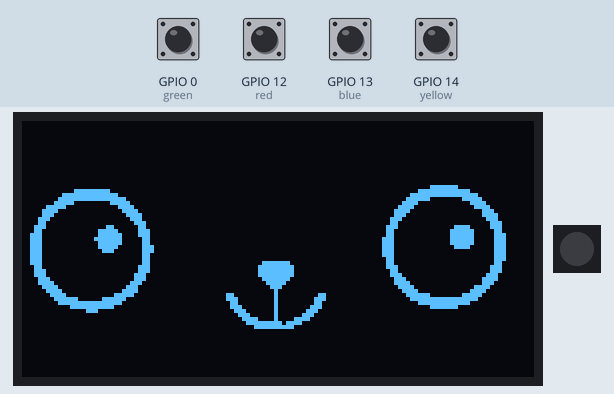
A program run on a simulated ESP8266 board running MicroPython. Parts: 128×64 one-colour display, 1 RGB LEDs in strip order, left to right. The test bench sets the inputs (shaded band); at power-on: GPIO 0 (green), GPIO 12 (red), GPIO 13 (blue), GPIO 14 (yellow) HIGH. What the program prints to the serial console is not drawn.

Above: at 1.2 s.
1.3 s: GPIO 0 (green) pulled LOW for 0.15 s
At 1.42 s:
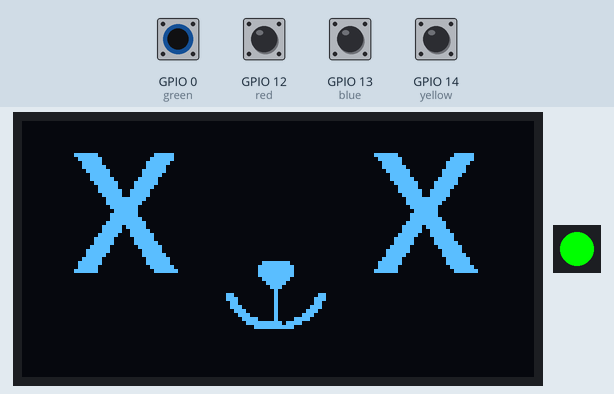
2.9 s: GPIO 12 (red) pulled LOW for 1 s
At 3.7 s:
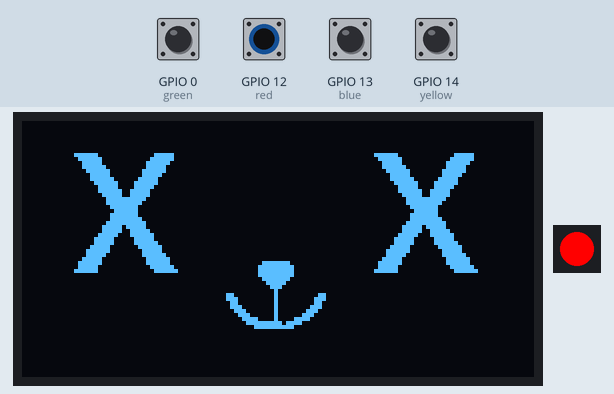
5.4 s: GPIO 13 (blue) pulled LOW for 1 s
At 6.0 s:
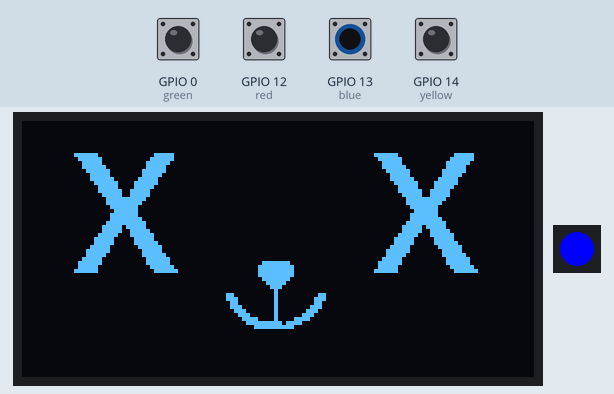
7.9 s: GPIO 14 (yellow) pulled LOW for 0.15 s
At 8.01 s:
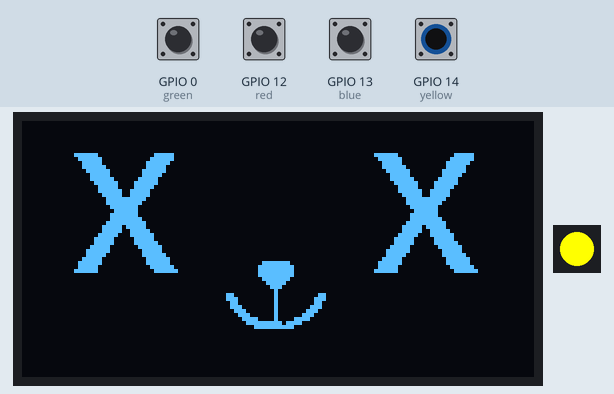
Timing chart, 0 to 10.5 s (numbered marks = the images above; inputs shaded):
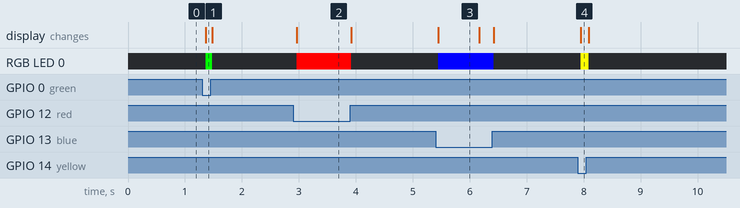

Measured:
- after the input at 1.3 s, RGB LED 0: off → RGB(0, 255, 0) after 0.07 s, → off 0.11 s later; the display: changes after 0.07 s (image 1)
- after the input at 2.9 s, RGB LED 0: off → RGB(255, 0, 0) after 0.06 s, → off 0.96 s later; the display: changes after 0.06 s (image 2)
- after the input at 5.4 s, RGB LED 0: off → RGB(0, 0, 255) after 0.05 s, → off 0.98 s later; the display: changes after 0.05 s (image 3)
- after the input at 7.9 s, RGB LED 0: off → RGB(255, 255, 0) after 0.05 s, → off 0.14 s later; the display: changes after 0.05 s (image 4)
- what the display in image 3 shows lasts 0.8 s, from 5.4 s to 6.2 s

The program:

EverythingTest.py
```python
# Neopixel Button & Screen Test for the Wi-Fi Nugget in Micropython
# By Kody Kinzie @Skicka
from machine import Pin, I2C
from neopixel import NeoPixel
import sh1106
import framebuf

i2c = I2C(scl=Pin(5), sda=Pin(4), freq=400000)  # Assign GPIO pins 5 and 4 to i2c connection
display = sh1106.SH1106_I2C(128, 64, i2c, Pin(16), 0x3c, rotate=180)  # Define display resolution and rotate it
display.sleep(False)  # Turn on the display
display.fill(0)  # Erase display

print("EverythingTest") # prints data to console; useful for debugging

def dead():  # a very sad pic of a dead nug
    fb = framebuf.FrameBuffer(bytearray(
    b'\x00\x00\x00\x00\x00\x00\x00\x00\x00\x00\x00\x00\x00\x00\x00\x00\x00\x00\x00\x00\x00\x00\x00\x00\x00\x00\x00\x00\x00\x00\x00\x00'
    b'\x00\x00\x00\x00\x00\x00\x00\x00\x00\x00\x00\x00\x00\x00\x00\x00\x00\x00\x00\x00\x00\x00\x00\x00\x00\x00\x00\x00\x00\x00\x00\x00'
    b'\x00\x00\x00\x00\x00\x00\x00\x00\x00\x00\x00\x00\x00\x00\x00\x00\x00\x00\x00\x00\x00\x00\x00\x00\x00\x00\x00\x00\x00\x00\x00\x00'
    b'\x00\x00\x00\x00\x00\x00\x00\x00\x00\x00\x00\x00\x00\x00\x00\x00\x00\x00\x00\x00\x00\x00\x00\x00\x00\x00\x00\x00\x00\x00\x00\x00'
    b'\x00\x00\x00\x00\x00\x00\x00\x00\x00\x01\x03\x0f\x1f\x7f\xff\xfe\xf8\xf0\xc0\x80\x00\x00\x00\x00\x80\xc0\xf0\xfc\xfe\xff\x3f\x1f'
    b'\x07\x03\x00\x00\x00\x00\x00\x00\x00\x00\x00\x00\x00\x00\x00\x00\x00\x00\x00\x00\x00\x00\x00\x00\x00\x00\x00\x00\x00\x00\x00\x00'
    b'\x00\x00\x00\x00\x00\x00\x00\x00\x00\x00\x00\x00\x00\x00\x00\x00\x00\x00\x00\x00\x01\x03\x0f\x1f\x7f\xff\xfe\xf8\xf0\xc0\x80\x00'
    b'\x00\x00\x00\x80\xc0\xf0\xfc\xfe\xff\x3f\x1f\x07\x03\x00\x00\x00\x00\x00\x00\x00\x00\x00\x00\x00\x00\x00\x00\x00\x00\x00\x00\x00'
    b'\x00\x00\x00\x00\x00\x00\x00\x00\x00\x00\x00\x03\x07\x1f\xbf\xff\xfe\xf8\xf8\xfe\xff\x1f\x0f\x07\x01\x00\x00\x00\x00\x00\x00\x00'
    b'\x00\x00\x00\x00\x00\x00\x00\x00\x00\x00\x00\x00\x00\x00\x00\x00\x00\x00\x00\x00\x00\x00\x00\x00\x00\x00\x00\x00\x00\x00\x00\x00'
    b'\x00\x00\x00\x00\x00\x00\x00\x00\x00\x00\x00\x00\x00\x00\x00\x00\x00\x00\x00\x00\x00\x00\x03\x07\x1f\xbf\xff\xfe\xf8\xf8\xfe\xff'
    b'\x1f\x0f\x07\x01\x00\x00\x00\x00\x00\x00\x00\x00\x00\x00\x00\x00\x00\x00\x00\x00\x00\x00\x00\x00\x00\x00\x00\x00\x00\x00\x00\x00'
    b'\x00\x00\x00\x00\x00\x80\xe0\xf0\xfc\xfe\x7f\x1f\x0f\x03\x07\x1f\x7f\xff\xfe\xf8\xf0\xc0\x80\x00\x00\x00\x00\x00\x00\x00\x00\x00'
    b'\x00\x00\x00\x00\x00\x00\x00\x00\x00\x00\x00\x00\x00\x00\x00\x00\x00\x00\x00\x00\x00\x00\x00\x00\x00\x00\x00\x00\x00\x00\x00\x00'
    b'\x00\x00\x00\x00\x00\x00\x00\x00\x00\x00\x00\x00\x00\x00\x00\x00\x80\xe0\xf0\xfc\xfe\x7f\x1f\x0f\x03\x07\x1f\x7f\xff\xfe\xf8\xf0'
    b'\xc0\x80\x00\x00\x00\x00\x00\x00\x00\x00\x00\x00\x00\x00\x00\x00\x00\x00\x00\x00\x00\x00\x00\x00\x00\x00\x00\x00\x00\x20\x38\x3c'
    b'\x3f\x3f\x3f\x0f\x03\x01\x00\x00\x00\x00\x00\x00\x00\x00\x03\x0f\x1f\x3f\x3f\x3e\x3c\x30\x20\x00\x00\x00\x00\x00\x00\x00\x00\x00'
    b'\x00\x00\x00\x00\x00\x00\x00\x00\x00\x00\x00\x70\xf8\xf8\xf8\xf8\xf8\xf8\xf8\x70\x00\x00\x00\x00\x00\x00\x00\x00\x00\x00\x00\x00'
    b'\x00\x00\x00\x00\x00\x00\x00\x00\x20\x38\x3c\x3f\x3f\x3f\x0f\x03\x01\x00\x00\x00\x00\x00\x00\x00\x00\x03\x0f\x1f\x3f\x3f\x3e\x3c'
    b'\x30\x20\x00\x00\x00\x00\x00\x00\x00\x00\x00\x00\x00\x00\x00\x00\x00\x00\x00\x00\x00\x00\x00\x00\x00\x00\x00\x00\x00\x00\x00\x00'
    b'\x00\x00\x00\x00\x00\x00\x00\x00\x00\x00\x00\x00\x00\x00\x00\x00\x00\x00\x00\x00\x00\x00\x00\x00\x00\x00\x00\x00\x00\x00\x00\x18'
    b'\x78\xf0\xc0\x80\x00\x00\x00\x00\x00\x01\x03\xff\x03\x01\x00\x00\x00\x00\x00\x80\xc0\xf0\x78\x18\x00\x00\x00\x00\x00\x00\x00\x00'
    b'\x00\x00\x00\x00\x00\x00\x00\x00\x00\x00\x00\x00\x00\x00\x00\x00\x00\x00\x00\x00\x00\x00\x00\x00\x00\x00\x00\x00\x00\x00\x00\x00'
    b'\x00\x00\x00\x00\x00\x00\x00\x00\x00\x00\x00\x00\x00\x00\x00\x00\x00\x00\x00\x00\x00\x00\x00\x00\x00\x00\x00\x00\x00\x00\x00\x00'
    b'\x00\x00\x00\x00\x00\x00\x00\x00\x00\x00\x00\x00\x00\x00\x00\x00\x00\x00\x00\x00\x00\x00\x00\x00\x00\x00\x00\x00\x00\x00\x01\x03'
    b'\x07\x06\x0e\x0c\x0c\x0c\x0c\x0f\x0c\x08\x0c\x0c\x06\x06\x03\x03\x01\x00\x00\x00\x00\x00\x00\x00\x00\x00\x00\x00\x00\x00\x00\x00'
    b'\x00\x00\x00\x00\x00\x00\x00\x00\x00\x00\x00\x00\x00\x00\x00\x00\x00\x00\x00\x00\x00\x00\x00\x00\x00\x00\x00\x00\x00\x00\x00\x00'
    b'\x00\x00\x00\x00\x00\x00\x00\x00\x00\x00\x00\x00\x00\x00\x00\x00\x00\x00\x00\x00\x00\x00\x00\x00\x00\x00\x00\x00\x00\x00\x00\x00'
    b'\x00\x00\x00\x00\x00\x00\x00\x00\x00\x00\x00\x00\x00\x00\x00\x00\x00\x00\x00\x00\x00\x00\x00\x00\x00\x00\x00\x00\x00\x00\x00\x00'
    b'\x00\x00\x00\x00\x00\x00\x00\x00\x00\x00\x00\x00\x00\x00\x00\x00\x00\x00\x00\x00\x00\x00\x00\x00\x00\x00\x00\x00\x00\x00\x00\x00'
    b'\x00\x00\x00\x00\x00\x00\x00\x00\x00\x00\x00\x00\x00\x00\x00\x00\x00\x00\x00\x00\x00\x00\x00\x00\x00\x00\x00\x00\x00\x00\x00\x00'),
    124, 64, framebuf.MONO_VLSB)
    display.fill(0)
    display.blit(fb, 0, 0)
    display.show()

def cutie():  # a very cute picture of an alive nug
    fb = framebuf.FrameBuffer(bytearray(
    b'\x00\x00\x00\x00\x00\x00\x00\x00\x00\x00\x00\x00\x00\x00\x00\x00\x00\x00\x00\x00\x00\x00\x00\x00\x00\x00\x00\x00\x00\x00\x00\x00'
    b'\x00\x00\x00\x00\x00\x00\x00\x00\x00\x00\x00\x00\x00\x00\x00\x00\x00\x00\x00\x00\x00\x00\x00\x00\x00\x00\x00\x00\x00\x00\x00\x00'
    b'\x00\x00\x00\x00\x00\x00\x00\x00\x00\x00\x00\x00\x00\x00\x00\x00\x00\x00\x00\x00\x00\x00\x00\x00\x00\x00\x00\x00\x00\x00\x00\x00'
    b'\x00\x00\x00\x00\x00\x00\x00\x00\x00\x00\x00\x00\x00\x00\x00\x00\x00\x00\x00\x00\x00\x00\x00\x00\x00\x00\x00\x00\x00\x00\x00\x00'
    b'\x00\x00\x00\x00\x00\x00\x00\x00\x00\x00\x00\x00\x00\x00\x00\x00\x00\x00\x00\x00\x00\x00\x00\x00\x00\x00\x00\x00\x00\x00\x00\x00'
    b'\x00\x00\x00\x00\x00\x00\x00\x00\x00\x00\x00\x00\x00\x00\x00\x00\x00\x00\x00\x00\x00\x00\x00\x00\x00\x00\x00\x00\x00\x00\x00\x00'
    b'\x00\x00\x00\x00\x00\x00\x00\x00\x00\x00\x00\x00\x00\x00\x00\x00\x00\x00\x00\x00\x00\x00\x00\x00\x00\x00\x00\x00\x00\x00\x00\x00'
    b'\x00\x00\x00\x00\x00\x00\x00\x00\x00\x00\x00\x00\x00\x00\x00\x00\x00\x00\x00\x00\x00\x00\x00\x00\x00\x00\x00\x00\x00\xc0\xe0\xe0'
    b'\x70\x38\x3c\x1c\x1c\x0e\x0e\x0e\x0e\x0e\x0e\x0e\x0e\x0e\x1c\x1c\x38\x78\xf0\xe0\xc0\x80\x00\x00\x00\x00\x00\x00\x00\x00\x00\x00'
    b'\x00\x00\x00\x00\x00\x00\x00\x00\x00\x00\x00\x00\x00\x00\x00\x00\x00\x00\x00\x00\x00\x00\x00\x00\x00\x00\x00\x00\x00\x00\x00\x00'
    b'\x00\x00\x00\x00\x00\x00\x00\x00\x00\x00\x00\x00\x00\x00\x00\x00\x00\x00\x00\x00\x00\xc0\xe0\xf0\x78\x3c\x1c\x0e\x0e\x0e\x07\x07'
    b'\x07\x07\x07\x07\x07\x06\x0e\x0e\x1c\x3c\x38\xf0\xe0\xc0\x80\x00\x00\x00\x00\x00\x00\x00\xf0\xfc\xff\x07\x01\x00\x00\x00\x00\x00'
    b'\x00\x00\x00\x00\x00\x00\x20\xf8\xf8\xfc\xfc\xf8\x70\x00\x00\x01\x03\x1f\xfe\xf8\x80\x00\x00\x00\x00\x00\x00\x00\x00\x00\x00\x00'
    b'\x00\x00\x00\x00\x00\x00\x00\x00\x00\x00\x00\x00\x00\x00\x00\x00\x00\x00\x00\x00\x00\x00\x00\x00\x00\x00\x00\x00\x00\x00\x00\x00'
    b'\x00\x00\x00\x00\x00\x00\x00\x00\x00\x00\x00\x00\x00\x00\xe0\xfc\xff\x07\x01\x00\x00\x00\x00\x00\x00\x00\x00\x00\x00\x00\x00\x78'
    b'\xfc\xfc\xfc\xfc\x78\x00\x00\x00\x01\x07\xff\xfe\xf0\x00\x00\x00\x00\x00\x0f\x7f\xff\xe0\x80\x00\x00\x00\x00\x00\x00\x00\x00\x00'
    b'\x00\x00\x00\x00\x01\x01\x01\x00\x00\x00\x00\x00\xc0\xf0\xff\x3f\x01\x00\x00\x00\x00\x00\x00\x00\x00\x00\x00\x00\x00\x00\x00\x00'
    b'\x00\x00\x00\x00\x00\x00\x00\x00\x00\x00\x00\x70\xf8\xf8\xf8\xf8\xf8\xf8\xf8\x70\x00\x00\x00\x00\x00\x00\x00\x00\x00\x00\x00\x00'
    b'\x00\x00\x00\x00\x00\x00\x00\x00\x00\x00\x03\x1f\x7f\xf0\xc0\x80\x00\x00\x00\x00\x00\x00\x00\x00\x00\x00\x00\x00\x00\x00\x00\x00'
    b'\x00\x00\x00\x80\xc0\xf0\xff\x3f\x07\x00\x00\x00\x00\x00\x00\x00\x01\x03\x07\x0f\x1e\x3c\x38\x30\x70\x70\x60\x60\xe0\xe0\xe0\x60'
    b'\x70\x70\x70\x38\x38\x1c\x0e\x0f\x07\x01\x00\x00\x00\x00\x00\x00\x00\x00\x00\x00\x00\x00\x00\x00\x00\x00\x00\x00\x00\x00\x00\x18'
    b'\x78\xf0\xc0\x80\x00\x00\x00\x00\x00\x01\x03\xff\x03\x01\x00\x00\x00\x00\x00\x80\xc0\xf0\x78\x18\x00\x00\x00\x00\x00\x00\x00\x00'
    b'\x00\x00\x00\x00\x00\x00\x00\x00\x00\x01\x03\x07\x0f\x1e\x1c\x38\x38\x38\x70\x70\x70\x70\x70\x70\x70\x30\x38\x38\x1c\x1e\x0e\x07'
    b'\x03\x01\x00\x00\x00\x00\x00\x00\x00\x00\x00\x00\x00\x00\x00\x00\x00\x00\x00\x00\x00\x00\x00\x00\x00\x00\x00\x00\x00\x00\x00\x00'
    b'\x00\x00\x00\x00\x00\x00\x00\x00\x00\x00\x00\x00\x00\x00\x00\x00\x00\x00\x00\x00\x00\x00\x00\x00\x00\x00\x00\x00\x00\x00\x01\x03'
    b'\x07\x06\x0e\x0c\x0c\x0c\x0c\x0f\x0c\x08\x0c\x0c\x06\x06\x03\x03\x01\x00\x00\x00\x00\x00\x00\x00\x00\x00\x00\x00\x00\x00\x00\x00'
    b'\x00\x00\x00\x00\x00\x00\x00\x00\x00\x00\x00\x00\x00\x00\x00\x00\x00\x00\x00\x00\x00\x00\x00\x00\x00\x00\x00\x00\x00\x00\x00\x00'
    b'\x00\x00\x00\x00\x00\x00\x00\x00\x00\x00\x00\x00\x00\x00\x00\x00\x00\x00\x00\x00\x00\x00\x00\x00\x00\x00\x00\x00\x00\x00\x00\x00'
    b'\x00\x00\x00\x00\x00\x00\x00\x00\x00\x00\x00\x00\x00\x00\x00\x00\x00\x00\x00\x00\x00\x00\x00\x00\x00\x00\x00\x00\x00\x00\x00\x00'
    b'\x00\x00\x00\x00\x00\x00\x00\x00\x00\x00\x00\x00\x00\x00\x00\x00\x00\x00\x00\x00\x00\x00\x00\x00\x00\x00\x00\x00\x00\x00\x00\x00'
    b'\x00\x00\x00\x00\x00\x00\x00\x00\x00\x00\x00\x00\x00\x00\x00\x00\x00\x00\x00\x00\x00\x00\x00\x00\x00\x00\x00\x00\x00\x00\x00\x00'),
    124, 64, framebuf.MONO_VLSB)
    display.fill(0)
    display.blit(fb, 0, 0)
    display.show()

counter = 0 # We'll prevent jitter from the buttons by keeping track of "off" signals with this variable
debounce = 10  # The limit for how many "off" signals we get before we assume the button is really off
numPixels = 1  # How many pixels are attached to the nugget? If just the built in display, put 1
pin = Pin(15, Pin.OUT)   # set GPIO15 to output to drive NeoPixels
np = NeoPixel(pin, numPixels)   # create NeoPixel driver on GPIO15 for all neopixels

pressed = 0  # The value we read when a button is pressed
green = Pin(0, Pin.IN, Pin.PULL_UP)  # down is green
red = Pin(12, Pin.IN, Pin.PULL_UP)  # up is red
blue = Pin(13, Pin.IN, Pin.PULL_UP)  # left is blue
yellow = Pin(14, Pin.IN, Pin.PULL_UP)  # right is yellow

def writepixel(r, g, b):  # Function to write and display any value to our neopixels
    for i in range(0, numPixels):  # Loop to run over the length of however many neopixels we have
        np[i] = (r, g, b)  # Set the neopixel to the color
        np.write()  # Write the value of the neopixel

def neobutton(debounce, counter):  # Main function to check buttons and do something when the button is pressed
    if red.value() == pressed:  # Check if the red button is pressed
        writepixel(255, 0, 0)  # Write pixels with a value of full red
        dead()  # Show a scary dead nugg
        #print("red") # For debugging
    if green.value() == pressed:  # Check if the green button is pressed
        writepixel(0, 255, 0)  # Write pixels with a value of full green
        dead()
        #print("green") # For debugging
    if blue.value() == pressed:  # Check if the blue button is pressed
        writepixel(0, 0, 255)  # Write pixels with a value of full blue
        dead()  # Show a scary dead nugg
        #print("blue") # For debugging
    if yellow.value() == pressed:  # Check if the yellow button is pressed
        writepixel(255, 255, 0)   # Write pixels with a value of full green and full red
        dead()  # Show a scary dead nugg
        #print("yellow") # For debugging
    else:  # Runs if no buttons are pressed
        try: counter = (int(counter) + 1)  # Try statement protects if pressing yellow creates nonetype, adds 1 to count of "off" signals recieved
        except TypeError: counter = 0  # Sets counter to 0 if it's been set to Nonetype
        if counter > debounce:  # If the value of the counter says we've recieved 10 off signals in a row, this triggers
            writepixel(0, 0, 0)  # Pixels are set to off
            #print("off")  # For Debugging
            counter = 0  # Reset counter to 0 so it doesn't run forever
            cutie()  # Display a very cute Nugget
        return counter  # Returns the value of the counter so we can keep track outside the function

while True:  # This part runs forever
    counter = neobutton(debounce, counter)  # We keep track of our counter to prevent jitter from bouncing on/off signals while reading buttons
    #print(counter) For Debugging
```
